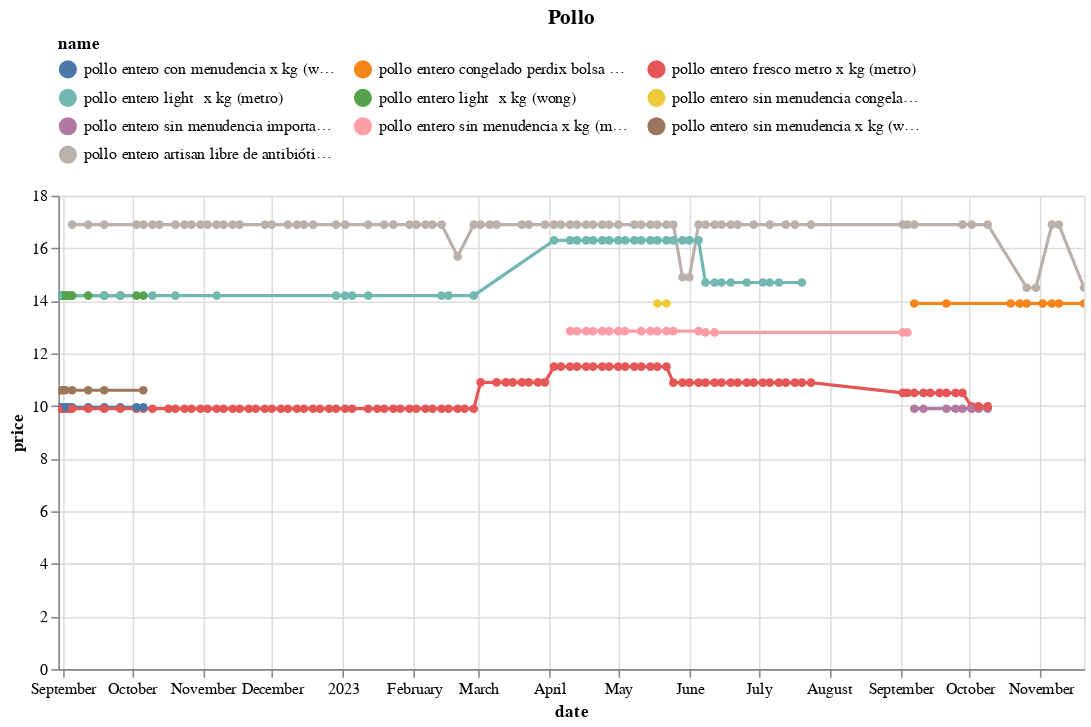

This figure's notebook cell:
### Code cell
(df
 .loc[df.name.isin(names)]
 .pipe(alt.Chart)
 .mark_line(point=True)
 .encode(x='date', y='price', color='name', tooltip=['name','price'])
 .properties(width=650, title='Pollo')
 .interactive()
 .configure_legend(orient='top', columns=3)
)

### Figure 1 — Vega-Lite specification as saved in the notebook (floating-point values rounded to 4 significant figures; data arrays with more than 128 entries replaced by an {"elided": "..."} marker saying what was removed)
{"config": {"view": {"continuousWidth": 300, "continuousHeight": 300}, "legend": {"columns": 3, "orient": "top"}}, "data": {"name": "data-8fb9ec733cdc9bb2385ed4496323a0e6"}, "mark": {"type": "line", "point": true}, "encoding": {"color": {"field": "name", "type": "nominal"}, "tooltip": [{"field": "name", "type": "nominal"}, {"field": "price", "type": "quantitative"}], "x": {"field": "date", "type": "temporal"}, "y": {"field": "price", "type": "quantitative"}}, "params": [{"name": "param_13", "select": {"type": "interval", "encodings": ["x", "y"]}, "bind": "scales"}], "title": "Pollo", "width": 650, "$schema": "https://vega.github.io/schema/vega-lite/v5.15.1.json", "datasets": {"data-8fb9ec733cdc9bb2385ed4496323a0e6": {"elided": "290 records"}}}
